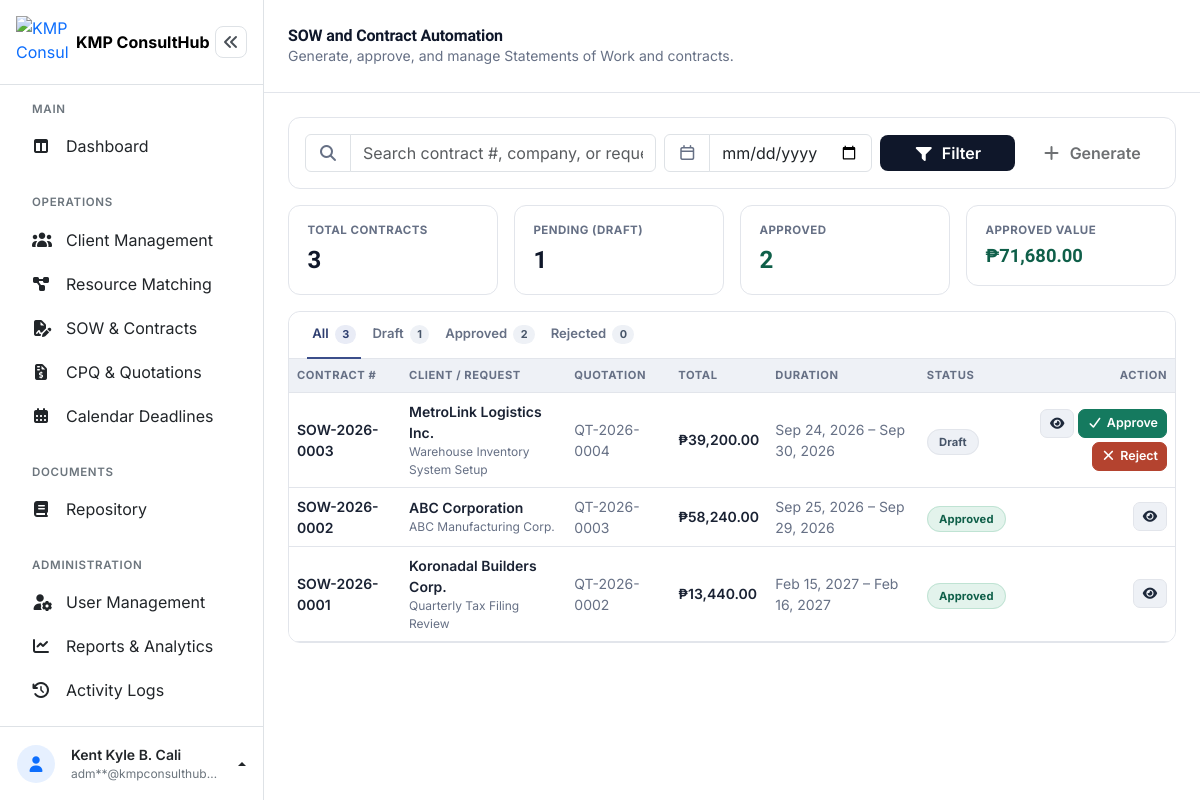
The app's page /admin/sow.php (signed in), older data.
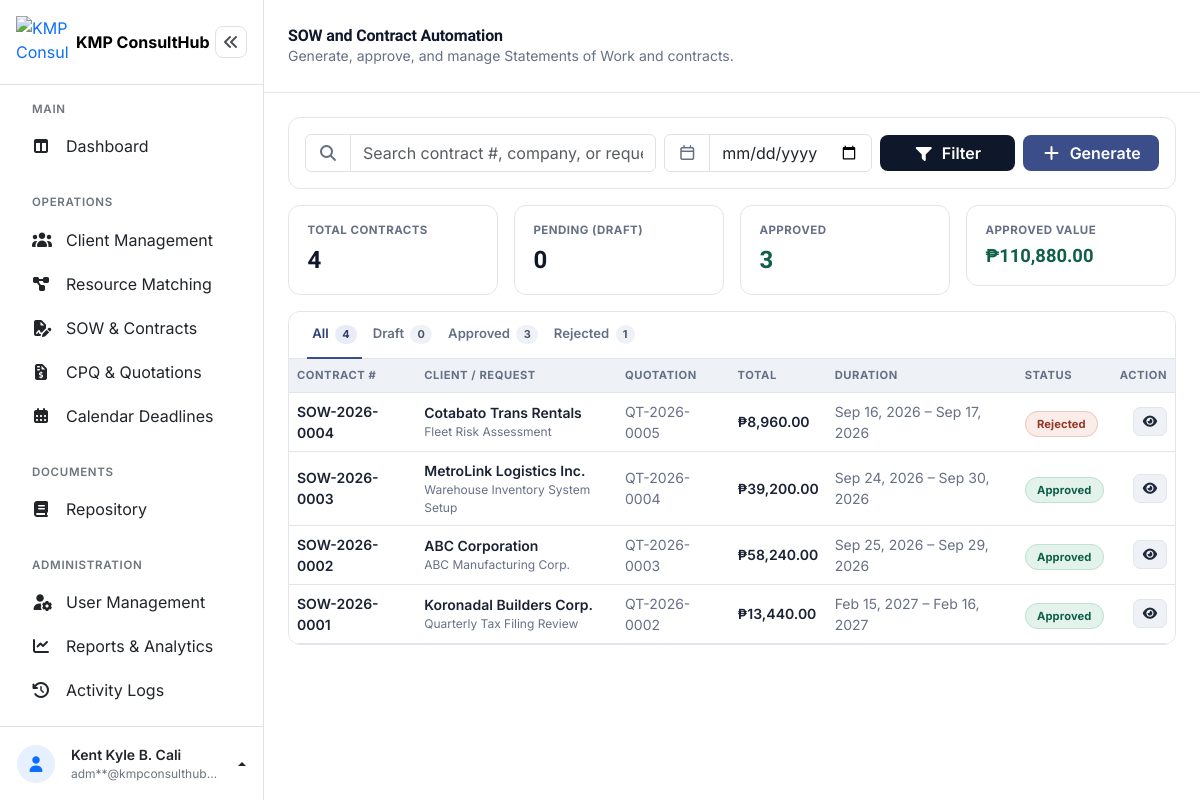
The same page, newer data.
### tables this page shows
CREATE TABLE `contracts` (
  `contract_id` int(10) UNSIGNED NOT NULL,
  `contract_number` varchar(30) NOT NULL,
  `quotation_id` int(10) UNSIGNED NOT NULL,
  `request_id` int(10) UNSIGNED NOT NULL,
  `client_id` int(10) UNSIGNED NOT NULL,
  `scope_summary` text DEFAULT NULL,
  `terms_conditions` text DEFAULT NULL,
  `total_amount` decimal(12,2) NOT NULL DEFAULT 0.00,
  `start_date` date DEFAULT NULL,
  `end_date` date DEFAULT NULL,
  `status` enum('Draft','Pending Approval','Approved','Rejected') NOT NULL DEFAULT 'Draft',
  `prepared_by` int(10) UNSIGNED DEFAULT NULL,
  `approved_by` int(10) UNSIGNED DEFAULT NULL,
  `approved_at` timestamp NULL DEFAULT NULL,
  `created_at` timestamp NOT NULL DEFAULT current_timestamp(),
  `updated_at` timestamp NOT NULL DEFAULT current_timestamp() ON UPDATE current_timestamp(),
  `contract_file_name` varchar(255) DEFAULT NULL,
  `contract_file_path` varchar(255) DEFAULT NULL,
  `contract_file_size` int(11) DEFAULT NULL
);

CREATE TABLE `clients` (
  `client_id` int(10) UNSIGNED NOT NULL,
  `company_name` varchar(150) NOT NULL,
  `contact_person` varchar(150) NOT NULL,
  `email` varchar(150) NOT NULL,
  `contact_number` varchar(20) NOT NULL,
  `address` varchar(255) NOT NULL,
  `industry` varchar(100) DEFAULT NULL,
  `created_at` timestamp NOT NULL DEFAULT current_timestamp(),
  `updated_at` timestamp NOT NULL DEFAULT current_timestamp() ON UPDATE current_timestamp()
);

CREATE TABLE `service_requests` (
  `request_id` int(10) UNSIGNED NOT NULL,
  `client_id` int(10) UNSIGNED NOT NULL,
  `request_title` varchar(150) NOT NULL,
  `request_details` text DEFAULT NULL,
  `required_skill` varchar(100) DEFAULT NULL,
  `status` enum('New','In Progress','Completed','Cancelled') NOT NULL DEFAULT 'New',
  `assigned_to` int(10) UNSIGNED DEFAULT NULL,
  `assigned_by` int(10) UNSIGNED DEFAULT NULL,
  `created_at` timestamp NOT NULL DEFAULT current_timestamp(),
  `updated_at` timestamp NOT NULL DEFAULT current_timestamp() ON UPDATE current_timestamp()
);

CREATE TABLE `quotations` (
  `quotation_id` int(10) UNSIGNED NOT NULL,
  `quotation_number` varchar(30) NOT NULL,
  `request_id` int(10) UNSIGNED NOT NULL,
  `client_id` int(10) UNSIGNED NOT NULL,
  `project_scope` text DEFAULT NULL,
  `status` enum('Draft','Sent','Approved','Rejected') NOT NULL DEFAULT 'Draft',
  `subtotal` decimal(12,2) NOT NULL DEFAULT 0.00,
  `tax_rate` decimal(5,2) NOT NULL DEFAULT 0.00,
  `tax_amount` decimal(12,2) NOT NULL DEFAULT 0.00,
  `total_amount` decimal(12,2) NOT NULL DEFAULT 0.00,
  `valid_until` date DEFAULT NULL,
  `notes` text DEFAULT NULL,
  `prepared_by` int(10) UNSIGNED DEFAULT NULL,
  `created_at` timestamp NOT NULL DEFAULT current_timestamp(),
  `updated_at` timestamp NOT NULL DEFAULT current_timestamp() ON UPDATE current_timestamp()
);

### admin/sow.php (the view, shortened to what the changed rows need)
<?php
$pdo = getConnection();
$availableQuotationsStmt = $pdo->query(
    "SELECT q.quotation_id, q.quotation_number, q.total_amount, q.project_scope,
            c.company_name, sr.request_title
     FROM quotations q
     INNER JOIN clients c ON q.client_id = c.client_id
     INNER JOIN service_requests sr ON q.request_id = sr.request_id
     LEFT JOIN contracts co ON co.quotation_id = q.quotation_id
     WHERE q.status = 'Approved' AND co.contract_id IS NULL
     ORDER BY q.created_at DESC"
);
$availableQuotations = $availableQuotationsStmt->fetchAll();
$perPage    = 8;
$page       = max(1, (int) ($_GET['page'] ?? 1));
$offset     = ($page - 1) * $perPage;
$statsStmt = $pdo->query("SELECT status, total_amount FROM contracts");
$statsRows = $statsStmt->fetchAll();
$statusCounts = ['Draft' => 0, 'Approved' => 0, 'Rejected' => 0];
$totalApprovedValue = 0.0;
foreach ($statsRows as $row) {
    if (isset($statusCounts[$row['status']])) {
        $statusCounts[$row['status']]++;
    }
    if ($row['status'] === 'Approved') {
        $totalApprovedValue += (float) $row['total_amount'];
    }
}
$totalContracts = count($statsRows);
$baseQuery = "FROM contracts ct
     INNER JOIN clients c ON ct.client_id = c.client_id
     INNER JOIN service_requests sr ON ct.request_id = sr.request_id
     INNER JOIN quotations q ON ct.quotation_id = q.quotation_id
     LEFT JOIN users pb ON ct.prepared_by = pb.user_id
     LEFT JOIN users ab ON ct.approved_by = ab.user_id
     WHERE 1=1";
$queryParams = [];
$listQuery = "SELECT ct.contract_id, ct.contract_number, ct.status, ct.total_amount, ct.start_date, ct.end_date,
            ct.scope_summary, ct.terms_conditions, ct.created_at,
            c.company_name, sr.request_title, q.quotation_number,
            pb.firstname AS prepared_firstname, pb.lastname AS prepared_lastname,
            ab.firstname AS approved_firstname, ab.lastname AS approved_lastname
     $baseQuery
     ORDER BY ct.created_at DESC
     LIMIT $perPage OFFSET $offset";
$contractsStmt = $pdo->prepare($listQuery);
$contractsStmt->execute($queryParams);
$contracts = $contractsStmt->fetchAll();
$revisionsByContract = [];
function contractStatusClass(string $status): string
{
    return match ($status) {
        'Approved' => 'status-approved',
        'Rejected' => 'status-rejected',
        default => 'status-draft',
    };
}
?>
<!DOCTYPE html>
<html lang="en">
<head>
<link rel="stylesheet" href="../assets/vendor/bootstrap-5.3.8/css/bootstrap.min.css">
<link rel="stylesheet" href="../assets/vendor/fontawesome-free-7.3.1/css/all.min.css">
<link rel="stylesheet" href="../assets/css/dashboard.css">
</head>
<body>
<div class="dashboard-layout d-flex">
  <div class="dashboard-main flex-grow-1" style="min-width:0;">
    <header class="dashboard-topbar bg-white d-flex align-items-center justify-content-between px-3 px-md-4">
      <div class="d-flex align-items-center gap-3">
        <div>
          <h1 class="dashboard-title h6 h5-md fw-bold mb-0">SOW and Contract Automation</h1>
        </div>
      </div>
    </header>
    <main class="dashboard-content p-3 p-md-4">
      <div class="card mb-3">
        <div class="card-body p-2 p-md-3">
          <form method="GET" class="row g-2 align-items-center">
            <div class="col-12 col-md-2">
              <button type="button" class="btn btn-teal-solid w-100" data-bs-toggle="modal" data-bs-target="#generateContractModal" <?= empty($availableQuotations) ? 'disabled' : '' ?>>
                <i class="fa-solid fa-plus me-1"></i> Generate
              </button>
            </div>
          </form>
        </div>
      </div>
      <div class="row g-3 mb-3">
        <div class="col-6 col-lg-3">
          <div class="stat-card">
            <div class="stat-label">Total Contracts</div>
            <div class="stat-value"><?= (int) $totalContracts ?></div>
          </div>
        </div>
        <div class="col-6 col-lg-3">
          <div class="stat-card">
            <div class="stat-label">Pending (Draft)</div>
            <div class="stat-value"><?= (int) $statusCounts['Draft'] ?></div>
          </div>
        </div>
        <div class="col-6 col-lg-3">
          <div class="stat-card">
            <div class="stat-label">Approved</div>
            <div class="stat-value" style="color:var(--success-text);"><?= (int) $statusCounts['Approved'] ?></div>
          </div>
        </div>
        <div class="col-6 col-lg-3">
          <div class="stat-card">
            <div class="stat-label">Approved Value</div>
            <div class="stat-value" style="font-size:1.15rem; color:var(--success-text);">&#8369;<?= number_format($totalApprovedValue, 2) ?></div>
          </div>
        </div>
      </div>
      <section class="card overflow-hidden">
        <nav class="status-tabs">
          <button type="button" class="status-tab active" data-filter="all">
            All <span class="count-badge"><?= (int) $totalContracts ?></span>
          </button>
          <button type="button" class="status-tab" data-filter="Draft">
            Draft <span class="count-badge"><?= (int) $statusCounts['Draft'] ?></span>
          </button>
          <button type="button" class="status-tab" data-filter="Approved">
            Approved <span class="count-badge"><?= (int) $statusCounts['Approved'] ?></span>
          </button>
          <button type="button" class="status-tab" data-filter="Rejected">
            Rejected <span class="count-badge"><?= (int) $statusCounts['Rejected'] ?></span>
          </button>
        </nav>
        <div class="table-responsive">
          <table class="table table-hover align-middle mb-0">
            <thead>
              <tr>
                <th scope="col">Contract #</th>
                <th scope="col">Client / Request</th>
                <th scope="col" class="d-none d-md-table-cell">Quotation</th>
                <th scope="col">Total</th>
                <th scope="col" class="d-none d-lg-table-cell">Duration</th>
                <th scope="col">Status</th>
                <th scope="col" class="text-end">Action</th>
              </tr>
            </thead>
            <tbody id="contractsTableBody">
              <?php if (empty($contracts)): ?>
                <tr>
                  <td colspan="7">
                    <div class="empty-state text-center py-5">
                      <i class="fa-regular fa-file-signature fs-3 mb-2 d-block"></i>
                      <p class="small mb-0">No contracts yet.</p>
                    </div>
                  </td>
                </tr>
              <?php else: ?>
                <?php foreach ($contracts as $ct): ?>
                  <tr data-status="<?= htmlspecialchars($ct['status']) ?>">
                    <td class="small fw-semibold"><?= htmlspecialchars($ct['contract_number']) ?></td>
                    <td class="small">
                      <div class="fw-semibold"><?= htmlspecialchars($ct['company_name']) ?></div>
                      <div style="color:var(--ink-soft); font-size:.75rem;"><?= htmlspecialchars($ct['request_title']) ?></div>
                    </td>
                    <td class="small d-none d-md-table-cell" style="color:var(--ink-soft);"><?= htmlspecialchars($ct['quotation_number']) ?></td>
                    <td class="small fw-semibold">&#8369;<?= number_format((float) $ct['total_amount'], 2) ?></td>
                    <td class="small d-none d-lg-table-cell" style="color:var(--ink-soft);">
                      <?= $ct['start_date'] ? htmlspecialchars(date('M d, Y', strtotime($ct['start_date']))) : '&mdash;' ?>
                      &ndash;
                      <?= $ct['end_date'] ? htmlspecialchars(date('M d, Y', strtotime($ct['end_date']))) : '&mdash;' ?>
                    </td>
                    <td><span class="status-pill <?= contractStatusClass($ct['status']) ?>"><?= htmlspecialchars($ct['status']) ?></span></td>
                    <td class="text-end">
                      <div class="d-flex justify-content-end gap-1 flex-wrap">
                        <button type="button" class="btn btn-ghost btn-sm view-contract-btn" title="View contract"
                          data-contract='<?= htmlspecialchars(json_encode([
                            "contract_id" => $ct["contract_id"],
                            "number" => $ct["contract_number"],
                            "status" => $ct["status"],
                            "company" => $ct["company_name"],
                            "request" => $ct["request_title"],
                            "quotation_number" => $ct["quotation_number"],
                            "total" => number_format((float) $ct["total_amount"], 2),
                            "start_date" => $ct["start_date"] ? date('M d, Y', strtotime($ct["start_date"])) : null,
                            "end_date" => $ct["end_date"] ? date('M d, Y', strtotime($ct["end_date"])) : null,
                            "scope_summary" => $ct["scope_summary"],
                            "terms_conditions" => $ct["terms_conditions"],
                            "prepared_by" => trim(($ct["prepared_firstname"] ?? '') . ' ' . ($ct["prepared_lastname"] ?? '')),
                            "approved_by" => $ct["approved_firstname"] ? trim($ct["approved_firstname"] . ' ' . $ct["approved_lastname"]) : null,
                            "revisions" => array_map(function ($r) {
                                return [
                                    "note" => $r["revision_note"],
                                    "by" => trim(($r["firstname"] ?? '') . ' ' . ($r["lastname"] ?? '')),
                                    "date" => $r["created_at"],
                                ];
                            }, $revisionsByContract[$ct["contract_id"]] ?? []),
                          ]), ENT_QUOTES) ?>'>
                          <i class="fa-solid fa-eye"></i>
                        </button>
                        <?php if ($ct['status'] === 'Draft'): ?>
                          <form method="POST" class="d-inline-block m-0">
                            <button type="submit" name="new_status" value="Approved" class="btn btn-approve btn-sm">
                              <i class="fa-solid fa-check me-1"></i>Approve
                            </button>
                          </form>
                          <form method="POST" class="d-inline-block m-0">
                            <button type="submit" name="new_status" value="Rejected" class="btn btn-reject btn-sm">
                              <i class="fa-solid fa-xmark me-1"></i>Reject
                            </button>
                          </form>
                        <?php endif; ?>
                      </div>
                    </td>
                  </tr>
                <?php endforeach; ?>
              <?php endif; ?>
            </tbody>
          </table>
        </div>
      </section>
    </main>
  </div>
</div>
</body>
</html>

Row changes from the older to the newer data that the page shows:
added contracts: contract_number "SOW-2026-0004", client.company_name "Cotabato Trans Rentals", request.request_title "Fleet Risk Assessment", quotation.quotation_number "QT-2026-0005", total_amount "8,960.00", start_date "Sep 16, 2026", end_date "Sep 17, 2026", status "Rejected"
changed contracts "SOW-2026-0003": status "Draft" → "Approved"; no longer shows "Approve Reject"
Text that changed along with them:
$totalContracts: "3" → "4"
$statusCounts['Draft']: "1" → "0"
$statusCounts['Approved']: "2" → "3"
$totalApprovedValue: "71,680.00" → "110,880.00"
$statusCounts['Rejected']: "0" → "1"
